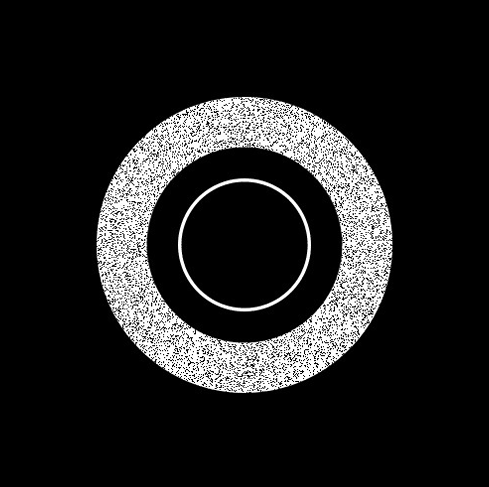
#> input picture Capitulo-02 Pre-processamento-e-segmentação/2.1 Pre-processamento/8-OperacoesMorfologicas/rodasFalhas.png, 489 x 487 px
$ jupyter execute 3-Fechamento.ipynb
#> lines starting #> are read from the running program, lines starting #| are printed output that depends on the picture
[cell 1]
import cv2
from matplotlib import pyplot as plt

imagemOriginal = cv2.imread('rodasFalhas.png')
#> imagemOriginal is the input picture: shape (487, 489, 3); min 0, max 255, mean 33.8
elemento_estruturante = cv2.getStructuringElement(cv2.MORPH_ELLIPSE, (7, 7))
imagemProcessada = cv2.morphologyEx(imagemOriginal, cv2.MORPH_CLOSE, elemento_estruturante)
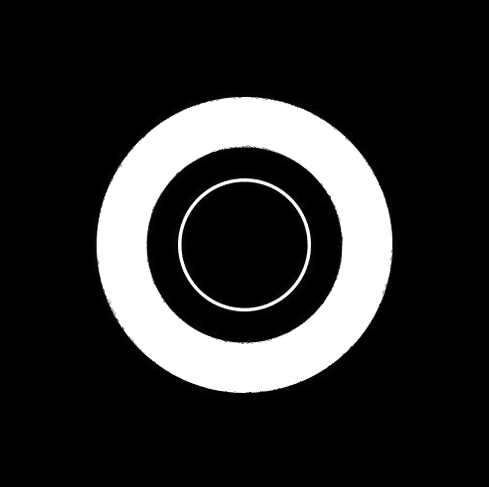
#> imagemProcessada: shape (487, 489, 3); min 0, max 255, mean 43

plt.figure(figsize=(10, 8))
plt.subplot(1, 2, 1)
plt.imshow(imagemOriginal)
plt.title("Imagem Original com Falhas")

plt.subplot(1, 2, 2)
plt.imshow(imagemProcessada)
plt.title("Imagem Tratada com Fechamento")

plt.show()
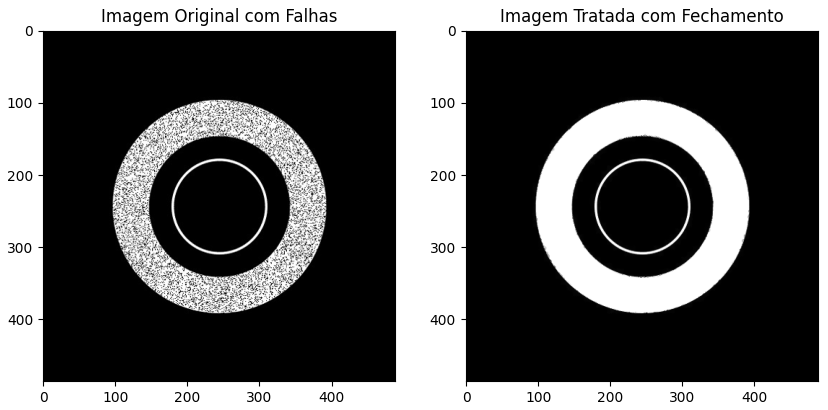
#> figure drawn by matplotlib, 2 panels

$ run again, with Capitulo-02 Pre-processamento-e-segmentação/2.1 Pre-processamento/8-OperacoesMorfologicas/numerosFalhados.png copied over Capitulo-02 Pre-processamento-e-segmentação/2.1 Pre-processamento/8-OperacoesMorfologicas/rodasFalhas.png
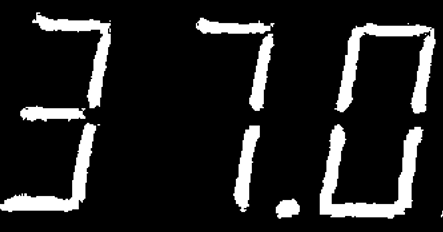
#> input picture Capitulo-02 Pre-processamento-e-segmentação/2.1 Pre-processamento/8-OperacoesMorfologicas/numerosFalhados.png, 443 x 232 px
#> imagemOriginal is the input picture: shape (232, 443, 3); min 0, max 255, mean 33.3
#> `plt.show()`:
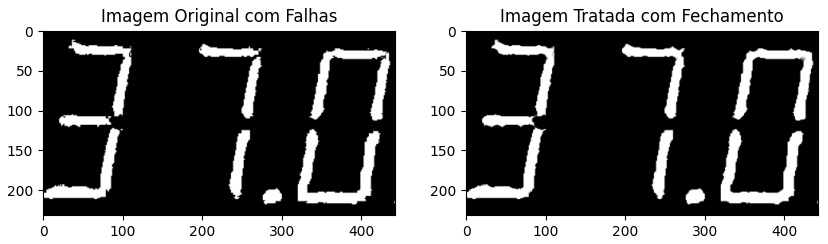
#> figure drawn by matplotlib, 2 panels
